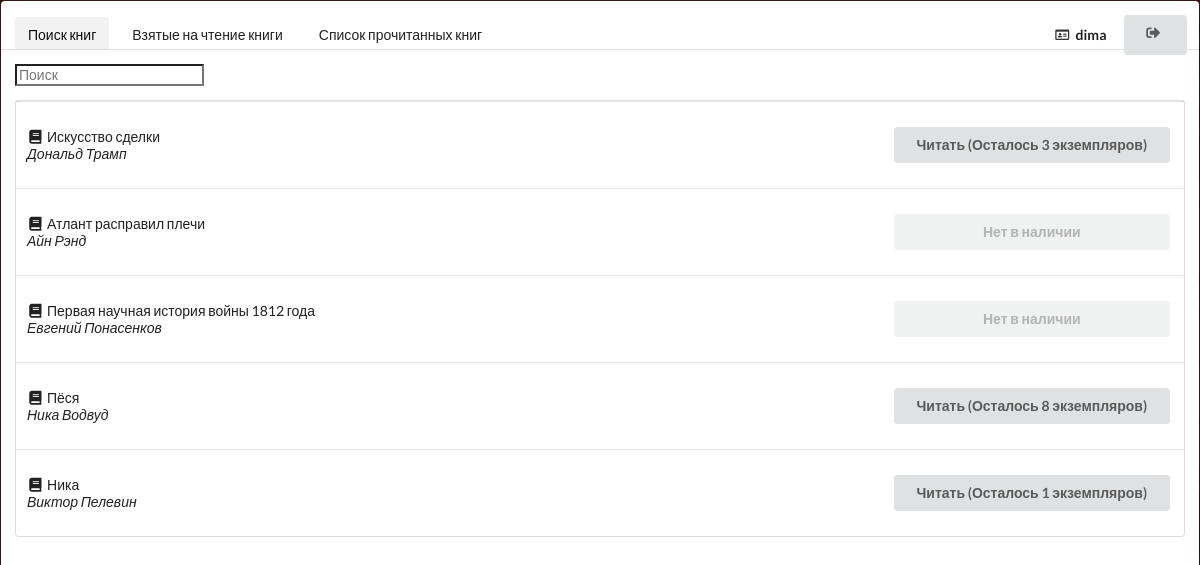
Before: /main/search/ (signed in) with the older database file.
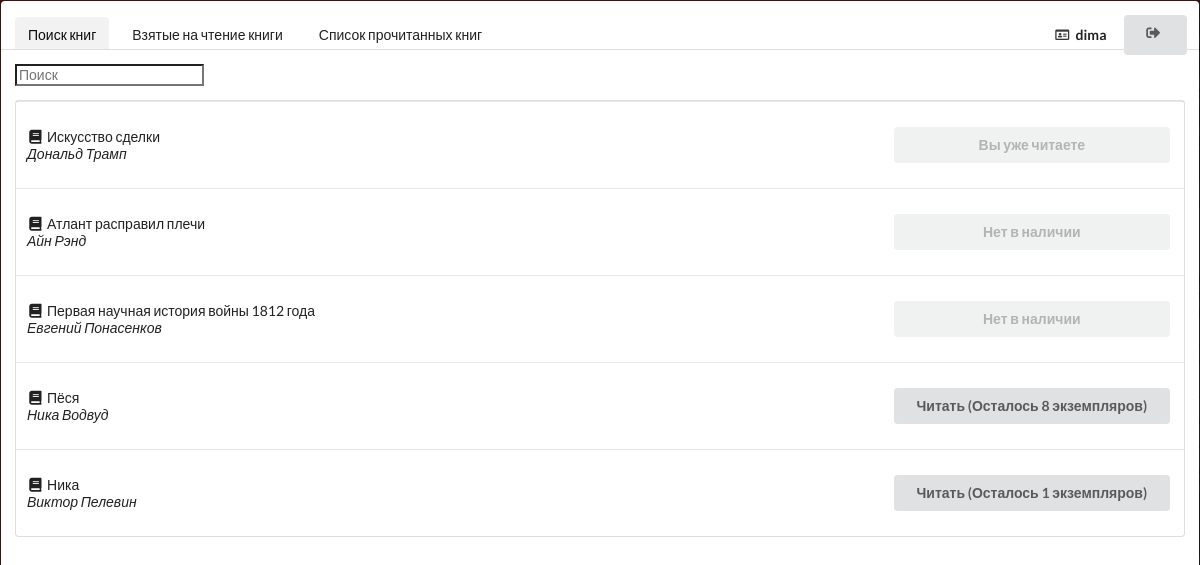
After: the same page with the newer database file.
### Books/models.py (models this page shows)
class Book(models.Model):
    title = models.CharField(max_length=50, help_text="Название книги")
    author = models.CharField(max_length=50, help_text="Автор книги")
    cover = models.ImageField(upload_to="covers")
    pdf = models.FileField(upload_to="pdf")
    count = models.IntegerField()

### Books/views.py (the view)
# urls.py: path('search/', views.Searching, name='search'),
def Searching(request):
    if request.user.is_authenticated:
        context={}
        query=""
        if request.GET:
            query=request.GET['q']
            context['query']=str(query)
        current_user = request.user
        books = get_books_queryset(query)
        reading = ReadingList.objects.all().filter(user_id=current_user)
        array = []
        for r in reading:
            array.append(r.book_id)
        complete = CompleteList.objects.all().filter(user_id=current_user)
        return render(request, 'Books/search.html', {'array': array, 'complete': complete, 'books':books})
    else:
        return HttpResponseRedirect("/login")

### Books/views.py (called while the page is built)
def get_books_queryset(query=None):
    queryset=[]
    queries=query.split(" ")
    for q in queries:
        books=Book.objects.filter(
            Q(title__icontains=q) |
            Q(author__icontains=q)
        ).distinct()
        for book in books:
            queryset.append(book)
    return list(set(queryset))

### Books/templates/Books/search.html (shortened to what this page needs)
{% extends 'Books/base.html' %}
{% block panel %}
                <a class="active item">
                    Поиск книг
                </a>
                <a class="item" href="/main">
                    Взятые на чтение книги
                </a>
                <a class="item" href="/main/completed">
                    Список прочитанных книг
                </a>
                <div class="right menu">
                    <a class="item">
                        <i class="id card outline icon"></i> <b>{{ user.username }}</b>
                    </a>
                    <div class="ui vertical animated button" tabindex="0">
                        <div class="visible content">
                            <i class="sign out icon"></i>
                        </div>
                    </div>
                </div>
{% endblock %}
{% block table_content %}
    <form method="get">
    <input type="text" name="q" id="id_q" placeholder="Поиск">
    </form>
{% for book in books %}
{% if book in array %}
    <tr>
                        <td class="collapsing">
                            <div class = "bookTitle" data-html="<div class='header'></div><div class='content'><img class='ui small image' src='{{ book.cover.url }}'>" data-position="bottom right" ><i class="book icon"></i>{{ book.title }}</div>
                            <i>{{ book.author }}</i>
                        </td>
                        <td class="right aligned collapsing">
                            <form method="POST" action="create/">
        <p>
        <button type="submit" value="Сохранить" class="ui button disabled" style="width: 50%;">
            Вы уже читаете
                </button>
    </form>
                        </td>
                    </tr>
{% elif book.count > 0 %}
                    <tr>
                        <td class="collapsing">
                            <div class = "bookTitle" data-html="<div class='header'></div><div class='content'><img class='ui small image' src='{{ book.cover.url }}'>" data-position="bottom right" ><i class="book icon"></i>{{ book.title }}</div>
                            <i>{{ book.author }}</i>
                        </td>
                        <td class="right aligned collapsing">
                            <form method="POST" action="create/">
        <p>
        <button type="submit" value="Сохранить" class="ui button" style="width: 50%;">
            Читать (Осталось {{ book.count }} экземпляров)
                </button>
    </form>
                        </td>
                    </tr>
{% else %}
    <tr>
                        <td class="collapsing">
                            <div class = "bookTitle" data-html="<div class='header'></div><div class='content'><img class='ui small image' src='{{ book.cover.url }}'>" data-position="bottom right" ><i class="book icon"></i>{{ book.title }}</div>
                            <i>{{ book.author }}</i>
                        </td>
                        <td class="right aligned collapsing">
                            <form method="POST" action="create/">
        <p>
        <button type="submit" value="Сохранить" class="ui button disabled" style="width: 50%;">
            Нет в наличии
                </button>
    </form>
                        </td>
                    </tr>
    {% endif %}
{% endfor %}
{% endblock %}

Changed rows visible on the page:
changed Book "Искусство сделки": count "3" → (not shown)
